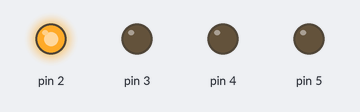
Simulated run of this sketch. Board: Arduino Uno, built with avr-gcc and run on an emulated ATmega328P. Parts: output pins drawn as LEDs (lit = HIGH).

Above: at 0.05 s.
At 0.65 s:
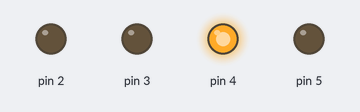
At 1.35 s:
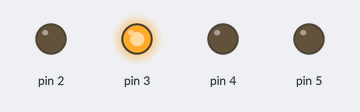
At 2.75 s:
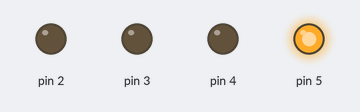
Timing chart, 0 to 3.0 s (numbered marks = the images above):
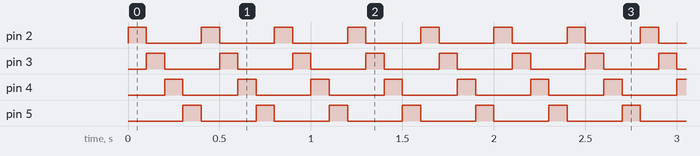

The sketch:

_28byj-test.ino
```cpp
void setup() {
  // put your setup code here, to run once:

  for(int i=2;i<6;i++)
  {
    pinMode(i,OUTPUT);
  }
}

void loop() {
  // put your main code here, to run repeatedly:

  int a;
  a=512;
  while(a--)
  {
   for(int i=2;i<6;i++)
   {
    digitalWrite(i,1);
    delay(100);
   digitalWrite(i,0);
   }
  }
}
```

Measured:
- by itself, pin 2–5: alternates HIGH for 0.10 s and LOW for 0.30 s
